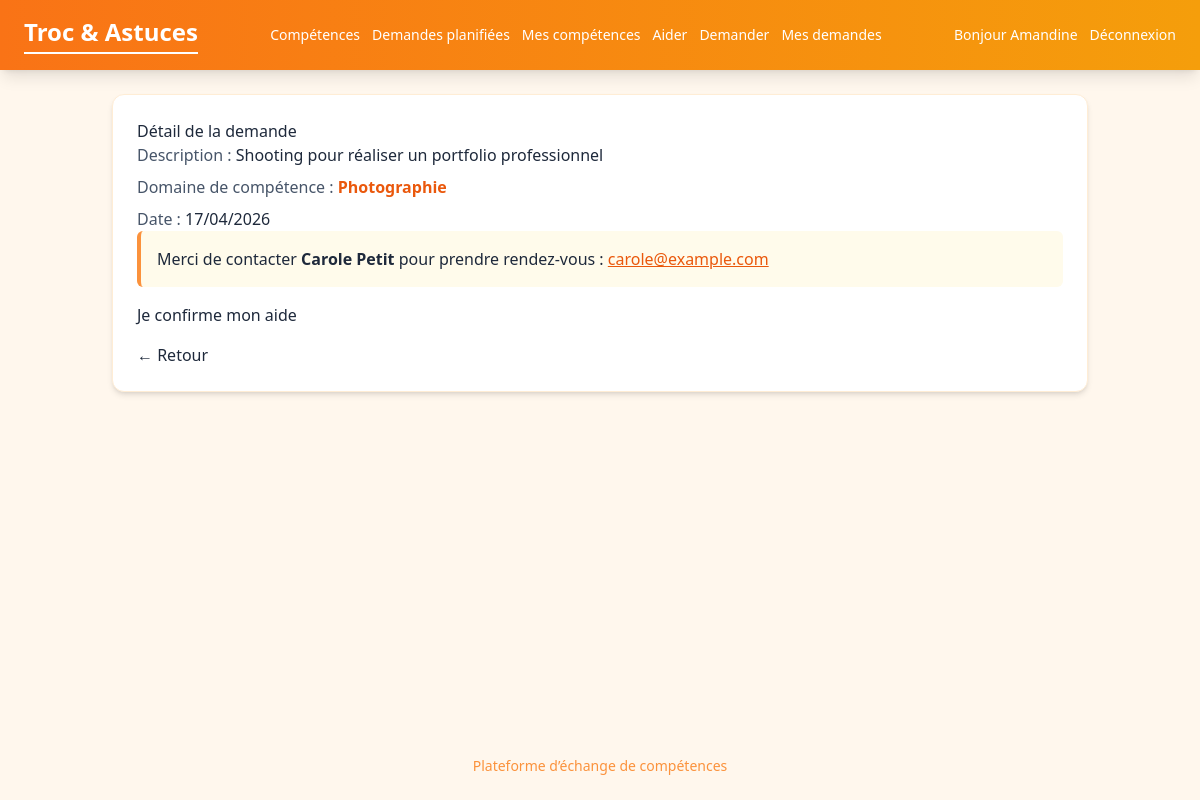
The app's page /skills/help/requests/6/detail/ (signed in) with its own data.
### skills/models.py (models this page shows, shortened)
class HelpRequest(models.Model):
    helper = models.ForeignKey(
        User,
        on_delete=models.SET_NULL,
        related_name="help_requests_as_helper",
        null=True, blank=True)
    requester = models.ForeignKey(
        User,
        on_delete=models.CASCADE,
        related_name="help_requests_as_requester")
    skill = models.ForeignKey(Skill, on_delete=models.CASCADE)
    description = models.TextField()
    date = models.DateField()
    created_at = models.DateTimeField(auto_now_add=True)

class Skill(models.Model):
    skill_name = models.CharField(max_length=250)
    def __str__(self):
        return self.skill_name

### skills/views/help_request_views.py (the view, shortened to what this page needs)
class HelpRequestDetailView(LoginRequiredMixin, generic.DetailView):
    model = HelpRequest
    template_name = "skills/help-requests-detail.html"
    context_object_name = "help_request"

### skills/templates/skills/help-requests-detail.html (shortened to what this page needs)
{% extends "base.html" %}
{% block content %}
    <h2 class="h2-page">
        Détail de la demande
    </h2>
    <div class="space-y-2">
        <p>
            <span class="font-medium text-slate-600">Description :</span>
            <span class="text-slate-800">{{ help_request.description }}</span>
        </p>
        <p>
            <span class="font-medium text-slate-600">Domaine de compétence :</span>
            <span class="text-orange-600 font-semibold">{{ help_request.skill }}</span>
        </p>
        <p>
            <span class="font-medium text-slate-600">Date :</span>
            <span class="text-slate-800">{{ help_request.date|date:"d/m/Y" }}</span>
        </p>
    </div>
    <div class="bg-amber-50 border-l-4 border-orange-400 p-4 rounded-md">
        <p class="text-slate-800">
            Merci de contacter <span class="font-semibold">{{ help_request.requester.first_name }} {{ help_request.requester.last_name }}</span> pour prendre rendez-vous :
            <a href="mailto:{{ help_request.requester.email }}" class="text-orange-600 underline">{{ help_request.requester.email }}</a>
        </p>
    </div>
    {% if not help_request.helper %}
        <form method="post" class="mt-4">
            <button type="submit"
                    class="btn-link">
                Je confirme mon aide
            </button>
        </form>
    {% else %}
        <p class="text-green-600 font-semibold mt-2">
            Cette demande a déjà été prise en charge par {{ help_request.helper }}.
        </p>
    {% endif %}
<p class="mt-4">
    <a href="{% url 'skills:help-requests-matching-skills' %}" class="btn-back">
        ← Retour
    </a>
</p>
{% endblock %}

### templates/base.html (shortened to what this page needs)
{% load tailwind_tags %}
<!DOCTYPE html>
<html lang="fr">
<head>
    {% tailwind_css %}
</head>
<body class="bg-orange-50 text-slate-800 min-h-screen flex flex-col">
<header class="bg-gradient-to-r from-orange-500 to-amber-500 text-white shadow-lg">
    <div class="max-w-8xl mx-auto px-6 py-4 flex justify-between items-center">
        <h1 class="text-2xl font-extrabold border-b-2 border-white pb-1">
            Troc & Astuces
        </h1>
        <nav class="flex items-center gap-3 text-sm font-medium">
            <a class="nav-btn"
               href="{% url 'skills:all-skills' %}">
                Compétences
            </a>
            <a class="nav-btn"
               href="{% url 'skills:help-requests-planned' %}">
                Demandes planifiées
            </a>
            {% if user.is_authenticated %}
                <a class="nav-btn"
                   href="{% url 'skills:my-skills' %}">
                    Mes compétences
                </a>
                <a class="nav-btn"
                   href="{% url 'skills:help-requests-matching-skills' %}">
                    Aider
                </a>
                <a class="nav-btn"
                   href="{% url 'skills:help-requests-add' %}">
                    Demander
                </a>
                <a class="nav-btn"
                   href="{% url 'skills:my-help-requests' %}">
                    Mes demandes
                </a>
            {% endif %}
        </nav>
        <div class="flex items-center gap-3 text-sm">
            {% if user.is_authenticated %}
                <span>Bonjour {{ user.username }}</span>
                <form action="{% url 'skills:logout' %}" method="post">
                    <button class="nav-btn-login">
                        Déconnexion
                    </button>
                </form>
            {% else %}
                <a class="nav-btn-login"
                   href="{% url 'skills:login' %}">
                    Connexion
                </a>
            {% endif %}
        </div>
    </div>
</header>
<main class="flex-grow max-w-5xl mx-auto w-full p-6">
    <div class="bg-white rounded-xl shadow-md p-6 border border-orange-100">
        {% block content %}
        {% endblock %}
    </div>
</main>
<footer class="text-center text-sm text-orange-400 pb-6">
    Plateforme d’échange de compétences
</footer>
</body>
</html>

### records on screen
HelpRequest: description "Shooting pour réaliser un portfolio professionnel", skill "Photographie", date "17/04/2026", requester.first_name "Carole", requester.last_name "Petit", requester.email "carole@example.com"

### other values on screen
{{ user.username }} "Amandine"
